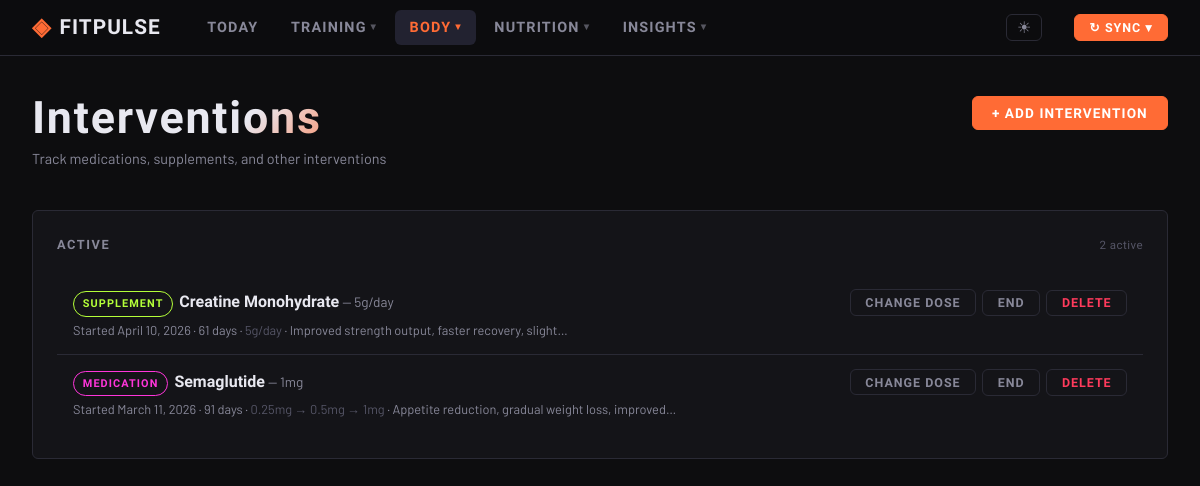
/interventions/, run on the app's committed database.
### workouts/models.py (models this page shows, shortened)
class Intervention(models.Model):
    CATEGORY_CHOICES = [
        ("medication", "Medication"),
        ("supplement", "Supplement"),
        ("hormone", "Hormone"),
        ("lifestyle", "Lifestyle"),
        ("surgery", "Surgery"),
        ("other", "Other"),
    ]
    name = models.CharField(max_length=200)
    category = models.CharField(max_length=20, choices=CATEGORY_CHOICES)
    start_date = models.DateField(db_index=True)
    end_date = models.DateField(null=True, blank=True, db_index=True)
    notes = models.TextField(blank=True)
    expected_effects = models.TextField(blank=True)
    created_at = models.DateTimeField(auto_now_add=True)
    updated_at = models.DateTimeField(auto_now=True)
    class Meta:
        ordering = ["-start_date"]
    @property
    def is_active(self):
        from datetime import date
        return self.end_date is None or self.end_date > date.today()
    @property
    def duration_days(self):
        from datetime import date
        end = self.end_date or date.today()
        return (end - self.start_date).days
    @property
    def current_dose(self):
        from datetime import date
        from django.db.models import Q
        today = date.today()
        return self.dose_changes.filter(
            start_date__lte=today
        ).filter(
            Q(end_date__gte=today) | Q(end_date__isnull=True)
        ).order_by("-start_date").first()
    @property
    def dose_summary(self):
        doses = list(self.dose_changes.order_by("start_date"))
        if not doses:
            return ""
        if len(doses) == 1:
            return doses[0].dose
        return " → ".join(d.dose for d in doses)

class DoseChange(models.Model):
    intervention = models.ForeignKey(
        "Intervention", on_delete=models.CASCADE, related_name="dose_changes"
    )
    dose = models.CharField(max_length=100)
    start_date = models.DateField(db_index=True)
    end_date = models.DateField(null=True, blank=True, db_index=True)
    notes = models.TextField(blank=True)
    created_at = models.DateTimeField(auto_now_add=True)
    class Meta:
        ordering = ["start_date"]
        constraints = [
            models.UniqueConstraint(
                fields=["intervention", "start_date"],
                name="unique_dose_change_per_intervention_date",
            ),
        ]

### workouts/views.py (the view, shortened to what this page needs)
# urls.py: path("interventions/", interventions_list, name="interventions"),
def interventions_list(request):
    all_ivs  = Intervention.objects.all()
    active   = [iv for iv in all_ivs if iv.is_active]
    ended    = [iv for iv in all_ivs if not iv.is_active]
    return render(request, "workouts/interventions.html", {
        "active_interventions": active,
        "ended_interventions": ended,
        "category_choices": Intervention.CATEGORY_CHOICES,
    })

### workouts/templatetags/workout_filters.py (called while the page is built)
@register.simple_tag
def last_synced():
    from workouts.models import CachedWorkout
    result = CachedWorkout.objects.aggregate(Max('synced_at'))
    return result.get('synced_at__max')

### templates/workouts/interventions.html (shortened to what this page needs)
{% extends "base.html" %}
{% load workout_filters %}
{% block nav_body_group %}active{% endblock %}
{% block content %}
<div class="page-header">
  <div class="page-header-row">
    <div>
      <h1 class="page-title">Interventions</h1>
      <p class="page-sub">Track medications, supplements, and other interventions</p>
    </div>
    <button class="btn btn-accent" onclick="document.getElementById('add-iv-panel').style.display='block';this.style.display='none'">+ Add Intervention</button>
  </div>
</div>
{% if active_interventions %}
<div class="chart-card">
  <div class="chart-header">
    <h3 class="chart-title">ACTIVE</h3>
    <span class="chart-sub">{{ active_interventions|length }} active</span>
  </div>
  <div>
    {% for iv in active_interventions %}
    <div class="iv-item">
      <div class="iv-item-main">
        <div class="iv-item-info">
          <div>
            <span class="cat-badge cat-{{ iv.category }}">{{ iv.category }}</span>
            &nbsp;<a href="{% url 'intervention_detail' iv.pk %}" class="iv-item-name">{{ iv.name }}</a>
            {% if iv.current_dose %}
            <span class="iv-item-dose"> &mdash; {{ iv.current_dose.dose }}</span>
            {% endif %}
          </div>
          <div class="iv-item-meta">
            Started {{ iv.start_date }} &middot; {{ iv.duration_days }} days
            {% if iv.dose_summary %} &middot; <span style="color:var(--text-dim)">{{ iv.dose_summary }}</span>{% endif %}
            {% if iv.expected_effects %} &middot; {{ iv.expected_effects|truncatechars:50 }}{% endif %}
          </div>
        </div>
        <div class="iv-item-actions">
          <button class="btn btn-ghost btn-sm" onclick="toggleQuickDose({{ iv.pk }})">Change Dose</button>
          <form method="post" action="{% url 'intervention_end' iv.pk %}" style="margin:0">
            <button class="btn btn-ghost btn-sm" type="submit">End</button>
          </form>
          <form method="post" action="{% url 'intervention_delete' iv.pk %}" style="margin:0"
            onsubmit="return confirm('Delete {{ iv.name }}?')">
            <button class="btn btn-ghost btn-sm" type="submit" style="color:var(--accent-red)">Delete</button>
          </form>
        </div>
      </div>
    </div>
    {% endfor %}
  </div>
</div>
{% endif %}
{% endblock %}

### templates/base.html (shortened to what this page needs)
<!DOCTYPE html>
<html lang="en">
<head>{% load workout_filters %}
  {% load static %}
  <link rel="stylesheet" href="{% static 'css/main.css' %}">
</head>
<body>
  <nav class="nav">
    <a href="{% url 'today' %}" class="nav-logo">
      <span class="nav-logo-mark">◈</span>
      <span>FIT<strong>PULSE</strong></span>
    </a>
    <div class="nav-links">
      <a href="{% url 'today' %}" class="nav-link {% block nav_today %}{% endblock %}">Today</a>
      <div class="nav-group {% block nav_training %}{% endblock %}">
        <a href="{% url 'history' %}" class="nav-link nav-group-toggle">Training <span class="caret">▾</span></a>
      </div>
      <div class="nav-group {% block nav_body_group %}{% endblock %}">
        <a href="{% url 'body' %}" class="nav-link nav-group-toggle">Body <span class="caret">▾</span></a>
      </div>
      <div class="nav-group {% block nav_nutrition_group %}{% endblock %}">
        <a href="{% url 'nutrition' %}" class="nav-link nav-group-toggle">Nutrition <span class="caret">▾</span></a>
      </div>
      <div class="nav-group {% block nav_insights_group %}{% endblock %}">
        <a href="{% url 'insights' %}" class="nav-link nav-group-toggle">Insights <span class="caret">▾</span></a>
      </div>
    </div>
    <button class="theme-toggle" id="theme-toggle" title="Toggle light/dark mode">☀</button>
    <div class="sync-menu">
      <button class="btn btn-sm btn-accent" onclick="this.closest('.sync-menu').classList.toggle('open')">
        ↻ Sync ▾
      </button>
        {% last_synced as ls %}
    </div>
  </nav>
  <main class="main">
    {% block content %}{% endblock %}
  </main>
</body>
</html>

### data on the page
Intervention: category "SUPPLEMENT", name "Creatine Monohydrate", current_dose.dose "5g/day", start_date "April 10, 2026", duration_days "61", dose_summary "5g/day", expected_effects "Improved strength output, faster recovery, slight…"
Intervention: category "MEDICATION", name "Semaglutide", current_dose.dose "1mg", start_date "March 11, 2026", duration_days "91", dose_summary "0.25mg → 0.5mg → 1mg", expected_effects "Appetite reduction, gradual weight loss, improved…"

### other printed values
{{ active_interventions|length }} "2"
